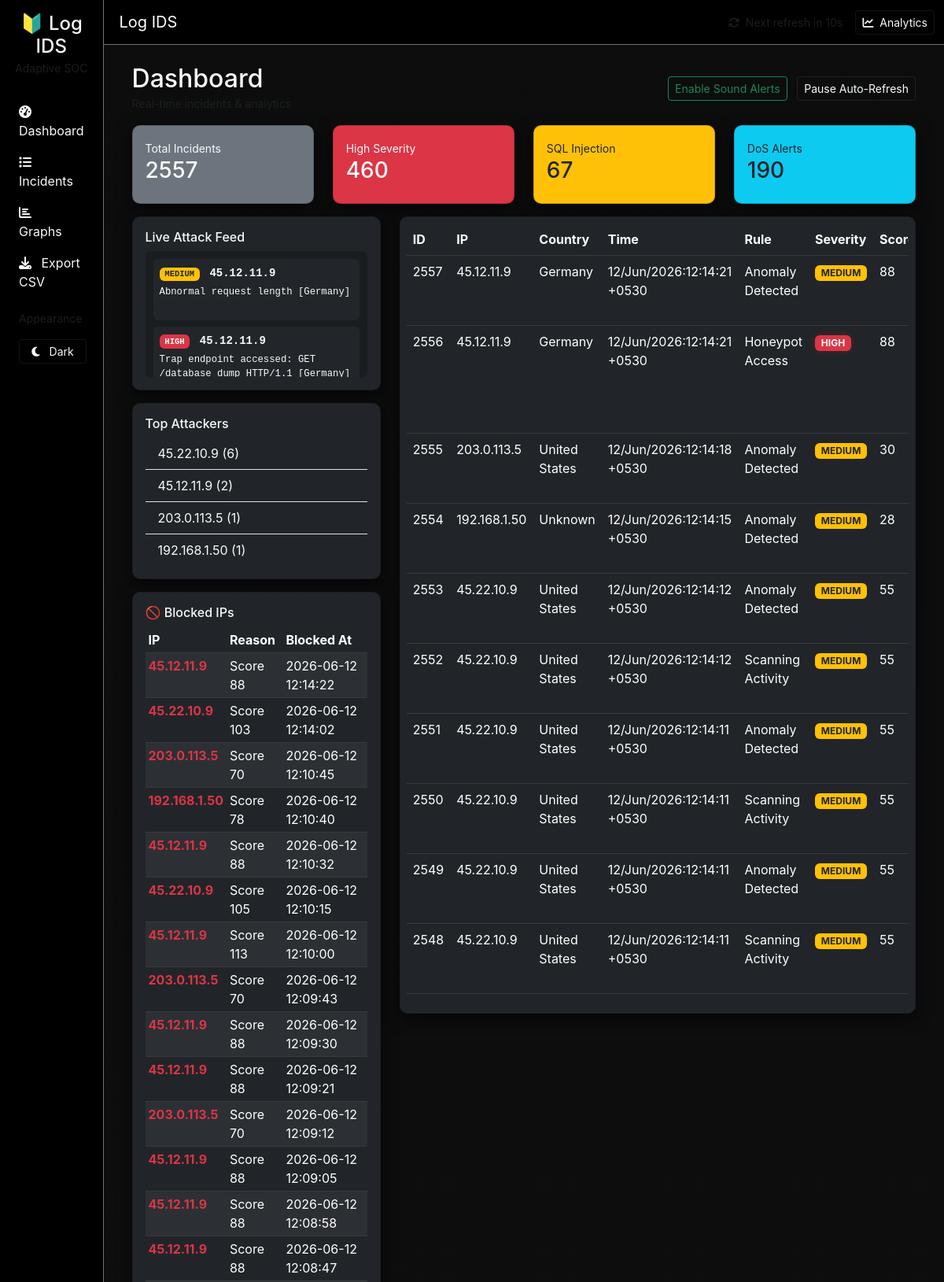
The page / (upper part) on the database its author committed.
### tables this page shows
CREATE TABLE blocked_ips (
            id INTEGER PRIMARY KEY AUTOINCREMENT,
            ip TEXT,
            reason TEXT,
            blocked_at TEXT
        );

CREATE TABLE incidents (
            id INTEGER PRIMARY KEY AUTOINCREMENT,
            ip TEXT,
            timestamp TEXT,
            rule_name TEXT,
            severity TEXT,
            message TEXT,
            country TEXT,
            score INTEGER,
            lat REAL,
            lon REAL
        );

### app.py (the view)
@app.route("/")
def dashboard():
    incidents = get_all_incidents()
    total = len(incidents)
    severity_stats = get_severity_stats()
    high_count = severity_stats.get("HIGH", 0)
    rule_stats = get_rule_stats()
    sqli_count = rule_stats.get("SQL Injection Attempt", 0)
    dos_count = rule_stats.get("DoS-like behavior", 0)
    blocked_ips = get_blocked_ips()     # ✅ FETCH BLOCKED IPs
    latest_incidents = incidents[:10]
    return render_template(
        "dashboard.html",
        incidents=latest_incidents,
        total=total,
        high_count=high_count,
        sqli_count=sqli_count,
        dos_count=dos_count,
        rule_stats=rule_stats,
        blocked_ips=blocked_ips          # ✅ PASS TO TEMPLATE
    )

### models.py (called while the page is built)
def get_all_incidents(limit=0, offset=0):
    with closing(sqlite3.connect(DB_PATH)) as conn:
        c = conn.cursor()
        q = """
        SELECT id, ip, timestamp, rule_name, severity,
               message, country, score, lat, lon
        FROM incidents
        ORDER BY id DESC
        """
        if limit:
            q += f" LIMIT {limit} OFFSET {offset}"
        c.execute(q)
        return c.fetchall()

def get_severity_stats():
    with closing(sqlite3.connect(DB_PATH)) as conn:
        c = conn.cursor()
        c.execute("""
        SELECT severity, COUNT(*) as cnt
        FROM incidents
        GROUP BY severity
        """)
        rows = c.fetchall()
        return {row[0]: row[1] for row in rows}

def get_rule_stats():
    with closing(sqlite3.connect(DB_PATH)) as conn:
        c = conn.cursor()
        c.execute("""
        SELECT rule_name, COUNT(*) as cnt
        FROM incidents
        GROUP BY rule_name
        """)
        rows = c.fetchall()
        return {row[0]: row[1] for row in rows}

def get_blocked_ips():
    with closing(sqlite3.connect(DB_PATH)) as conn:
        c = conn.cursor()
        c.execute("""
        SELECT ip, reason, blocked_at
        FROM blocked_ips
        ORDER BY blocked_at DESC
        """)
        return c.fetchall()

### templates/dashboard.html (shortened to what this page needs)
{% extends "base.html" %}
{% block content %}
<div class="container-fluid">
  <div class="row g-3 mb-3 align-items-center">
    <div class="col-md-6">
      <h2 class="mb-0">Dashboard</h2>
      <small class="text-muted">Real-time incidents & analytics</small>
    </div>
    <div class="col-md-6 text-end">
      <button id="enable-sound" class="btn btn-sm btn-outline-success me-2">
        Enable Sound Alerts
      </button>
      <button id="pause-btn" class="btn btn-sm btn-outline-light">
        Pause Auto-Refresh
      </button>
    </div>
  </div>
  <div class="row mb-3">
    <div class="col-md-3"><div class="card bg-secondary text-light"><div class="card-body">
      <small>Total Incidents</small><h3>{{ total }}</h3>
    </div></div></div>
    <div class="col-md-3"><div class="card bg-danger text-light"><div class="card-body">
      <small>High Severity</small><h3>{{ high_count }}</h3>
    </div></div></div>
    <div class="col-md-3"><div class="card bg-warning text-dark"><div class="card-body">
      <small>SQL Injection</small><h3>{{ sqli_count }}</h3>
    </div></div></div>
    <div class="col-md-3"><div class="card bg-info text-dark"><div class="card-body">
      <small>DoS Alerts</small><h3>{{ dos_count }}</h3>
    </div></div></div>
  </div>
  <div class="row">
    <div class="col-md-4">
      <div class="card mb-3 bg-dark text-light">
        <div class="card-body">
          <h6>Live Attack Feed</h6>
          <div id="live-feed" class="small"></div>
        </div>
      </div>
      <div class="card bg-dark text-light">
        <div class="card-body">
          <h6>Top Attackers</h6>
          <ul id="top-ips" class="list-group list-group-flush"></ul>
        </div>
      </div>
      <div class="card mt-3 bg-dark text-light">
        <div class="card-body">
          <h6>🚫 Blocked IPs</h6>
          {% if blocked_ips %}
          <table class="table table-sm table-dark table-striped">
            <thead>
              <tr><th>IP</th><th>Reason</th><th>Blocked At</th></tr>
            </thead>
            <tbody>
              {% for ip in blocked_ips %}
              <tr>
                <td class="text-danger fw-bold">{{ ip[0] }}</td>
                <td>{{ ip[1] }}</td>
                <td>{{ ip[2] }}</td>
              </tr>
              {% endfor %}
            </tbody>
          </table>
          {% else %}
            <p class="text-muted small">No IPs blocked yet.</p>
          {% endif %}
        </div>
      </div>
    </div>
    <div class="col-md-8">
      <div class="card bg-dark text-light">
        <div class="card-body p-2">
          <div class="table-responsive">
            <table class="table table-dark table-hover">
              <thead>
                <tr>
                  <th>ID</th><th>IP</th><th>Country</th><th>Time</th>
                  <th>Rule</th><th>Severity</th><th>Score</th><th>Message</th>
                </tr>
              </thead>
              <tbody id="incident-body">
                {% for row in incidents %}
                <tr
                  data-ip="{{ row[1] }}"
                  data-sev="{{ row[4] }}"
                  data-msg="{{ row[5] }}"
                  data-time="{{ row[2] }}"
                >
                  <td>{{ row[0] }}</td>
                  <td>{{ row[1] }}</td>
                  <td>{{ row[6] }}</td>
                  <td>{{ row[2] }}</td>
                  <td>{{ row[3] }}</td>
                  <td>
                    <span class="badge bg-{% if row[4]=='HIGH' %}danger{% elif row[4]=='MEDIUM' %}warning text-dark{% else %}secondary{% endif %}">
                      {{ row[4] }}
                    </span>
                  </td>
                  <td>{{ row[7] }}</td>
                </tr>
                {% endfor %}
              </tbody>
            </table>
          </div>
        </div>
      </div>
    </div>
  </div>
</div>
{% endblock %}

### templates/base.html (shortened to what this page needs)
<!DOCTYPE html>
<html lang="en">
<head>
  <link href="https://cdn.jsdelivr.net/npm/bootstrap@5.3.0/dist/css/bootstrap.min.css" rel="stylesheet">
  <link rel="stylesheet" href="https://cdnjs.cloudflare.com/ajax/libs/font-awesome/6.5.0/css/all.min.css">
  <link rel="stylesheet" href="{{ url_for('static', filename='style.css') }}">
</head>
<body class="bg-dark text-light" id="body">
<div class="d-flex" id="page-wrapper">
  <nav id="sidebar" class="bg-black border-end border-secondary">
    <div class="sidebar-header p-3 text-center">
      <h4 class="mb-0">🔰 Log IDS</h4>
      <small class="text-muted">Adaptive SOC</small>
    </div>
    <ul class="nav flex-column p-2">
      <li class="nav-item">
        <a class="nav-link text-light" href="/">
          <i class="fa fa-tachometer-alt me-2"></i> Dashboard
        </a>
      </li>
      <li class="nav-item">
        <a class="nav-link text-light" href="/incidents">
          <i class="fa fa-list me-2"></i> Incidents
        </a>
      </li>
      <li class="nav-item">
        <a class="nav-link text-light" href="/graphs">
          <i class="fa fa-chart-bar me-2"></i> Graphs
        </a>
      </li>
      <li class="nav-item">
        <a class="nav-link text-light" href="/export/csv">
          <i class="fa fa-download me-2"></i> Export CSV
        </a>
      </li>
      <li class="nav-item mt-3">
        <div class="px-3 text-muted small">Appearance</div>
        <button id="theme-toggle"
                class="btn btn-sm btn-outline-light m-3 w-75">
        </button>
      </li>
    </ul>
  </nav>
  <div class="flex-grow-1" id="content-area">
    <nav class="navbar navbar-expand-lg navbar-dark bg-black border-bottom border-secondary">
      <div class="container-fluid">
        <a class="navbar-brand ms-2" href="/">Log IDS</a>
        <div class="d-flex align-items-center ms-auto">
          <div class="me-3 text-muted small" id="refresh-indicator">
            <i class="fa fa-sync-alt fa-spin me-1"></i>
            Next refresh in <span id="refresh-counter">10</span>s
          </div>
          <a class="btn btn-sm btn-outline-light" href="/graphs">
            <i class="fa fa-chart-line me-1"></i> Analytics
          </a>
        </div>
      </div>
    </nav>
    <main class="p-4">
      {% block content %}{% endblock %}
    </main>
  </div>
</div>
</body>
</html>

### static/style.css (style rules this page uses)
body { font-family: Inter, system-ui, -apple-system, "Segoe UI", Roboto, "Helvetica Neue", Arial; }
#sidebar { width: 220px; min-height: 100vh; transition: width .2s ease; }
#sidebar .nav-link { color: #cfcfcf; }
#page-wrapper { min-height: 100vh; }
#content-area { background: linear-gradient(180deg, rgba(10,10,10,0.9), rgba(20,20,20,0.95)); }
.card { border-radius: 10px; box-shadow: 0 6px 20px rgba(0,0,0,0.6); }
tr .badge.bg-danger { box-shadow: 0 0 10px rgba(220, 53, 69, 0.25); }
#live-feed { max-height: 160px; overflow-y: auto; font-family: monospace; background: rgba(0,0,0,0.2); padding:10px; border-radius:6px; }
.btn-outline-light { border-color: rgba(255,255,255,0.08); }
.fa-sync-alt.fa-spin { animation: spin 2s linear infinite; }

### rows shown on the page
blocked_ips: ip "45.12.11.9", reason "Score 88", blocked_at "2026-06-12 12:14:22"
blocked_ips: ip "45.22.10.9", reason "Score 103", blocked_at "2026-06-12 12:14:02"
blocked_ips: ip "203.0.113.5", reason "Score 70", blocked_at "2026-06-12 12:10:45"
blocked_ips: ip "192.168.1.50", reason "Score 78", blocked_at "2026-06-12 12:10:40"
blocked_ips: ip "45.12.11.9", reason "Score 88", blocked_at "2026-06-12 12:10:32"
blocked_ips: ip "45.22.10.9", reason "Score 105", blocked_at "2026-06-12 12:10:15"
blocked_ips: ip "45.12.11.9", reason "Score 113", blocked_at "2026-06-12 12:10:00"
blocked_ips: ip "203.0.113.5", reason "Score 70", blocked_at "2026-06-12 12:09:43"
blocked_ips: ip "45.12.11.9", reason "Score 88", blocked_at "2026-06-12 12:09:30"
blocked_ips: ip "45.12.11.9", reason "Score 88", blocked_at "2026-06-12 12:09:21"
blocked_ips: ip "203.0.113.5", reason "Score 70", blocked_at "2026-06-12 12:09:12"
blocked_ips: ip "45.12.11.9", reason "Score 88", blocked_at "2026-06-12 12:09:05"
blocked_ips: ip "45.12.11.9", reason "Score 88", blocked_at "2026-06-12 12:08:58"
blocked_ips: ip "45.12.11.9", reason "Score 88", blocked_at "2026-06-12 12:08:47"
incidents: id "2557", ip "45.12.11.9", country "Germany", timestamp "12/Jun/2026:12:14:21 +0530", rule_name "Anomaly Detected", severity "MEDIUM", score "88"
incidents: id "2556", ip "45.12.11.9", country "Germany", timestamp "12/Jun/2026:12:14:21 +0530", rule_name "Honeypot Access", severity "HIGH", score "88"
incidents: id "2555", ip "203.0.113.5", country "United States", timestamp "12/Jun/2026:12:14:18 +0530", rule_name "Anomaly Detected", severity "MEDIUM", score "30"
incidents: id "2554", ip "192.168.1.50", country "Unknown", timestamp "12/Jun/2026:12:14:15 +0530", rule_name "Anomaly Detected", severity "MEDIUM", score "28"
incidents: id "2553", ip "45.22.10.9", country "United States", timestamp "12/Jun/2026:12:14:12 +0530", rule_name "Anomaly Detected", severity "MEDIUM", score "55"
incidents: id "2552", ip "45.22.10.9", country "United States", timestamp "12/Jun/2026:12:14:12 +0530", rule_name "Scanning Activity", severity "MEDIUM", score "55"
incidents: id "2551", ip "45.22.10.9", country "United States", timestamp "12/Jun/2026:12:14:11 +0530", rule_name "Anomaly Detected", severity "MEDIUM", score "55"
incidents: id "2550", ip "45.22.10.9", country "United States", timestamp "12/Jun/2026:12:14:11 +0530", rule_name "Scanning Activity", severity "MEDIUM", score "55"
incidents: id "2549", ip "45.22.10.9", country "United States", timestamp "12/Jun/2026:12:14:11 +0530", rule_name "Anomaly Detected", severity "MEDIUM", score "55"
incidents: id "2548", ip "45.22.10.9", country "United States", timestamp "12/Jun/2026:12:14:11 +0530", rule_name "Scanning Activity", severity "MEDIUM", score "55"

### other values the page prints
{{ total }} "2557"
{{ high_count }} "460"
{{ sqli_count }} "67"
{{ dos_count }} "190"
